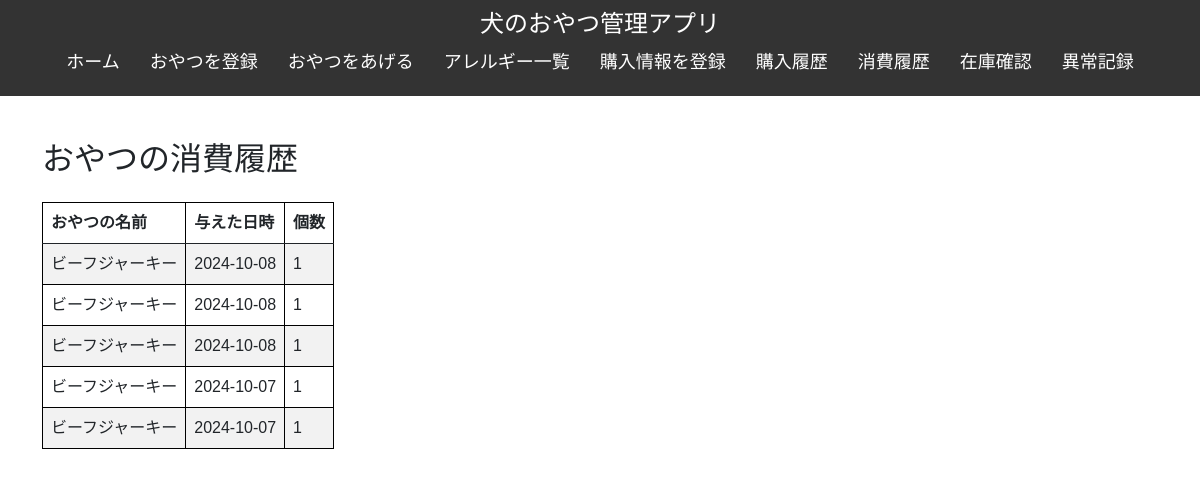
The app's page /give_history, older data.
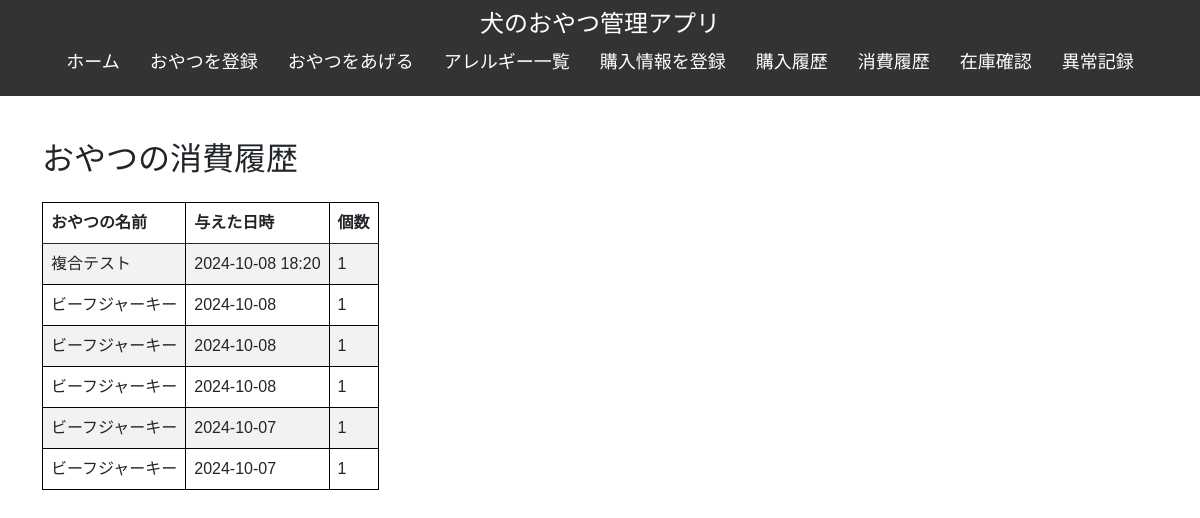
The same page, newer data.
### tables this page shows
CREATE TABLE snack_giving (
            id INTEGER PRIMARY KEY AUTOINCREMENT,
            snack_id INTEGER NOT NULL,
            given_date TEXT NOT NULL,
            quantity INTEGER NOT NULL,
            FOREIGN KEY (snack_id) REFERENCES snacks(id)
        );

CREATE TABLE "snacks" (
	"id"	INTEGER,
	"name"	TEXT NOT NULL,
	"description"	TEXT,
	"purchase_date"	TEXT,
	"allergy_id"	INTEGER,
	PRIMARY KEY("id" AUTOINCREMENT),
	FOREIGN KEY("allergy_id") REFERENCES "allergies"("id")
);

### app.py (the view)
@app.route('/give_history')
def give_snack_history():
    conn = get_db_connection()
    give_snack_history = conn.execute('''
        SELECT g.id, s.name, g.quantity, g.given_date
        FROM snack_giving g
        JOIN snacks s ON g.snack_id = s.id
        ORDER BY g.given_date DESC
    ''').fetchall()
    conn.close()
    return render_template('give_snack_history.html', give_snack_history=give_snack_history)

### app.py (called while the page is built)
def get_db_connection():
    conn = sqlite3.connect('dog_treats.db')
    conn.row_factory = sqlite3.Row
    return conn

### templates/give_snack_history.html
{% extends 'base.html' %}
{% block content %}
    <div class="container my-4">
        <h2 class="mb-4">おやつの消費履歴</h2>
        <div>
            <table class="table table-striped">
                <thead>
                    <tr>
                        <th>おやつの名前</th>
                        <th>与えた日時</th>
                        <th>個数</th>
                    </tr>
                </thead>
                <tbody>
                    {% for entry in give_snack_history %}
                    <tr>
                        <td>{{ entry.name }}</td>
                        <td>{{ entry.given_date }}</td>
                        <td>{{ entry.quantity }}</td>
                    </tr>
                    {% endfor %}
                </tbody>
            </table>
        </div>
    </div>
{% endblock %}

Row changes from the older to the newer data that the page shows:
added snack_giving: name "複合テスト", given_date "2024-10-08 18:20", quantity "1"
